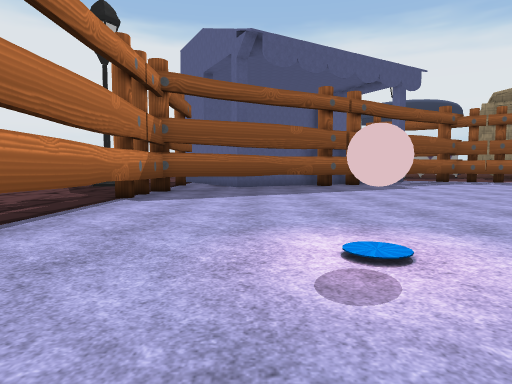
[1] (above)

20 first-person views from a walk through a 3-D level made in the Unity game engine. The camera is 1.3 m above the floor, tilts 4° down and sees 75° across. The floor is counted in squares, 2 m on a side. Each view is taken from the middle of a square. On the plan, view 1 faces up. The plan holds only what a view shows up to about 10 squares ahead; the rest is blank. The place goes on beyond the plan. The player is left out. Some animated figures are not drawn. Some surface patterns are stand-ins.

[2]
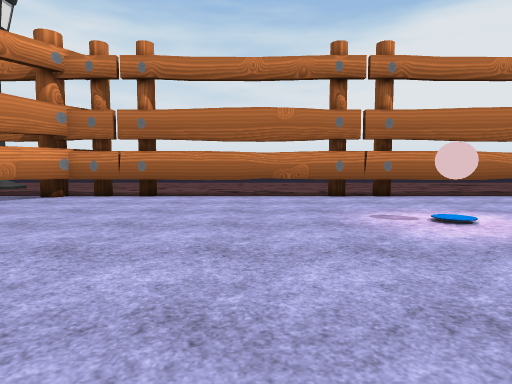

[3]
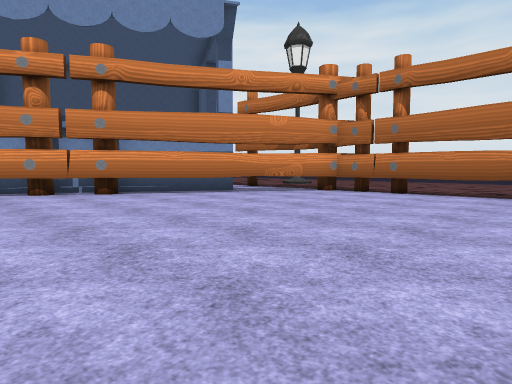

[4]
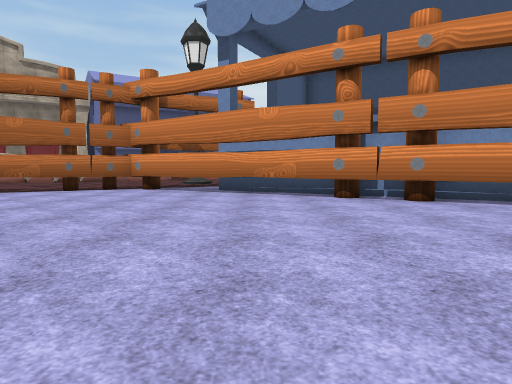

[5]
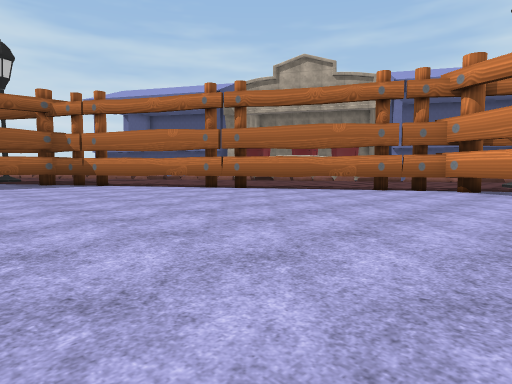

[6]
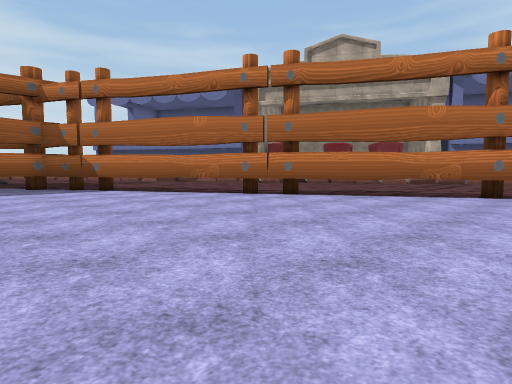

[7]
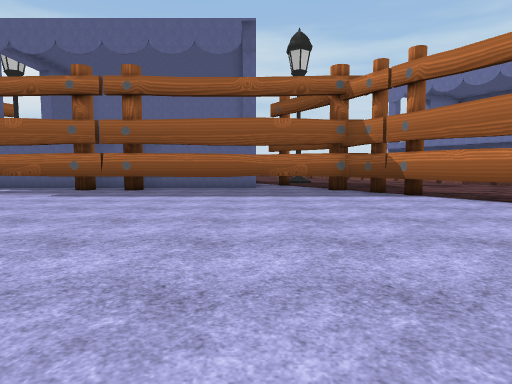

[8]
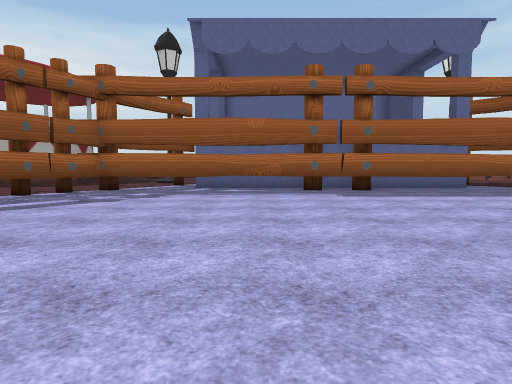

[9]
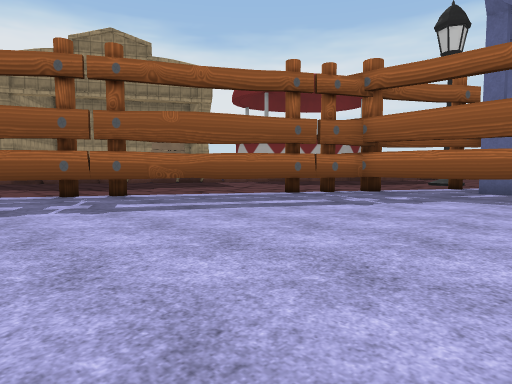

[10]
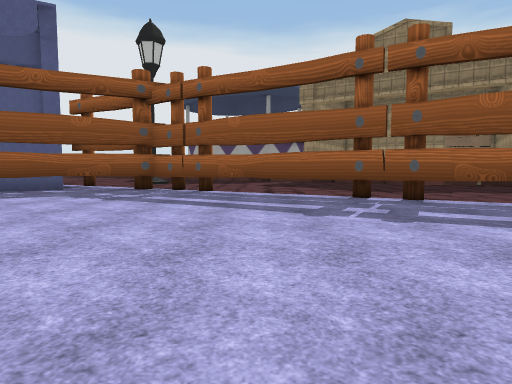

[11]
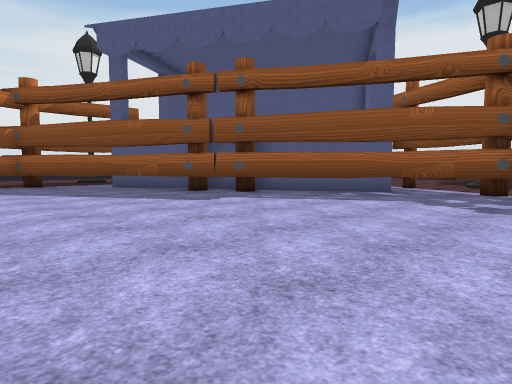

[12]
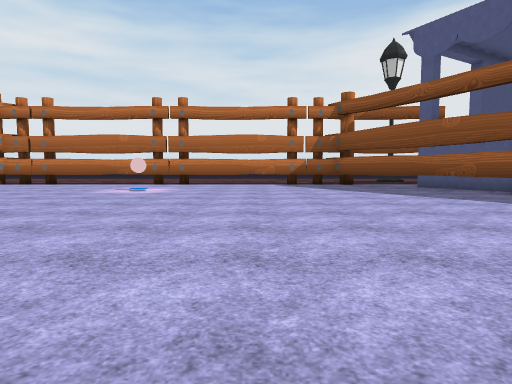

[13]
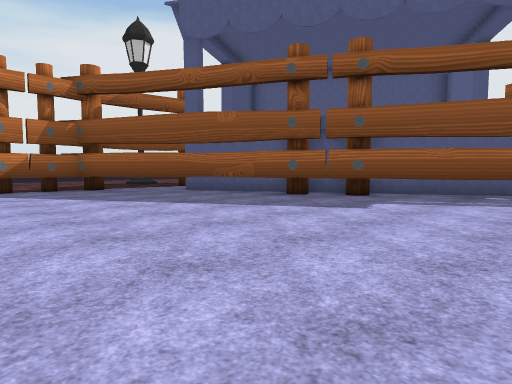

[14]
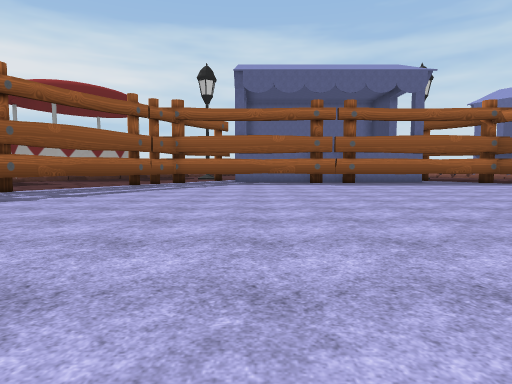

[15]
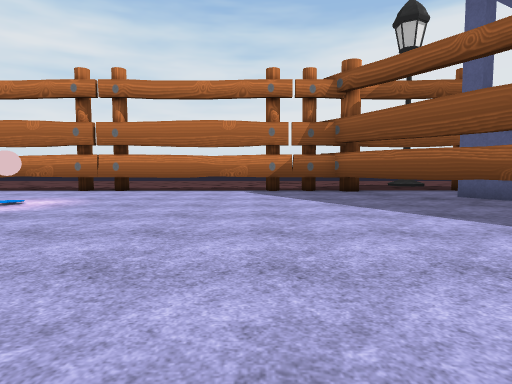

[16]
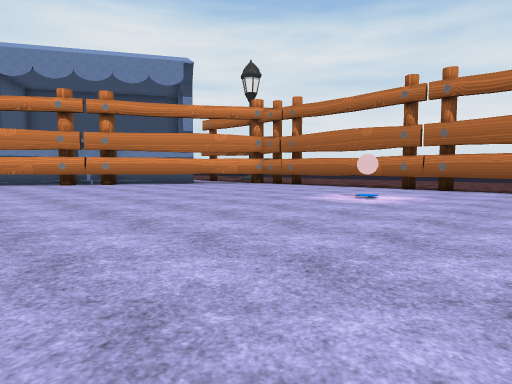

[17]
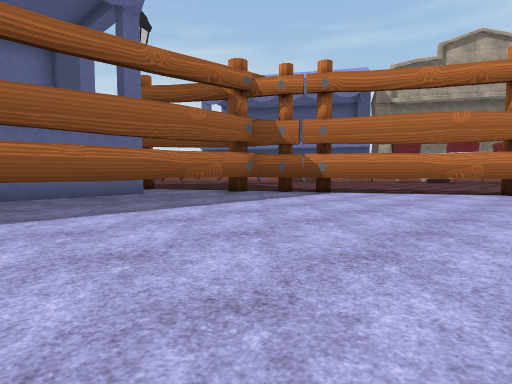

[18]
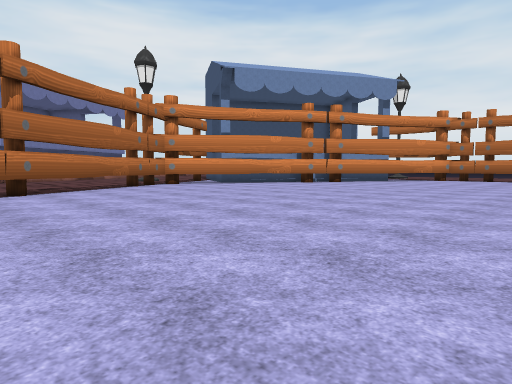

[19]
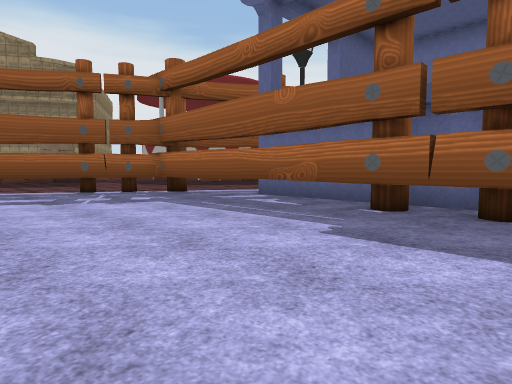

[20]
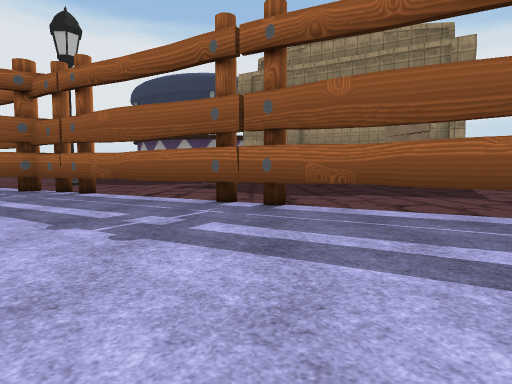

### Floor plan
Points are (right, up) in squares from view 1. A wall is a line through its corners. A room is listed if a view was taken in it or the views show most of it. See-through windows are left out.
Room 1 (views 1, 2, 3, 4, 5, 6, 7, 8, 9, 10, 11, 12, 13, 14, 15, 16, 17, 18, 19, 20)
walls: (-0.3, -6.8) (6.9, -11); (9.6, -11.6) (21.7, -4.6) (21.7, 9.5) (9.8, 16.4) (-2.6, 9.2); (7.2, 16.2) (-0.7, 11.6); (-2.6, 9.6) (-2.6, -4.2) (10, -11.5)
objects: other object (1, 2)

Where each view was taken, in squares from view 1:
view 1: 0 up, 0 right, facing up
view 2: 0 up, 5 right, facing left
view 3: 1 up, 6 right, facing down-left
view 4: 1 down, 6 right, facing down
view 5: 1 down, 7 right, facing down-right
view 6: 2 down, 10 right, facing down-right
view 7: 2 down, 12 right, facing right
view 8: 5 up, 12 right, facing right
view 9: 5 up, 13 right, facing up-right
view 10: 6 up, 13 right, facing up
view 11: 7 up, 11 right, facing up-left
view 12: 6 up, 11 right, facing left
view 13: 6 up, 8 right, facing up-left
view 14: 6 up, 7 right, facing right
view 15: 7 up, 7 right, facing left
view 16: 6 up, 8 right, facing down-left
view 17: 2 up, 15 right, facing down-right
view 18: 1 up, 17 right, facing down-left
view 19: 1 up, 17 right, facing up-right
view 20: 7 up, 16 right, facing up
